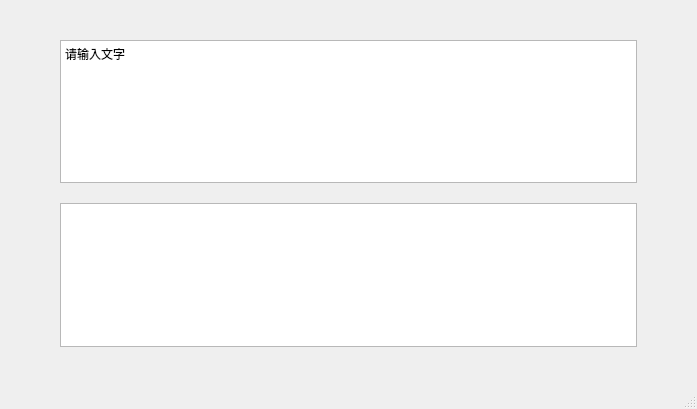
<?xml version="1.0" encoding="UTF-8"?>
<ui version="4.0">
 <class>MainWindow</class>
 <widget class="QMainWindow" name="MainWindow">
  <property name="geometry">
   <rect>
    <x>0</x>
    <y>0</y>
    <width>697</width>
    <height>409</height>
   </rect>
  </property>
  <property name="windowTitle">
   <string>MainWindow</string>
  </property>
  <widget class="QWidget" name="centralwidget">
   <property name="sizePolicy">
    <sizepolicy hsizetype="Expanding" vsizetype="Expanding">
     <horstretch>0</horstretch>
     <verstretch>0</verstretch>
    </sizepolicy>
   </property>
   <layout class="QVBoxLayout" name="verticalLayout_2">
    <property name="spacing">
     <number>20</number>
    </property>
    <property name="leftMargin">
     <number>60</number>
    </property>
    <property name="topMargin">
     <number>40</number>
    </property>
    <property name="rightMargin">
     <number>60</number>
    </property>
    <property name="bottomMargin">
     <number>40</number>
    </property>
    <item>
     <layout class="QVBoxLayout" name="verticalLayout">
      <item>
       <widget class="QTextEdit" name="inputTextEdit">
        <property name="sizePolicy">
         <sizepolicy hsizetype="Preferred" vsizetype="Preferred">
          <horstretch>0</horstretch>
          <verstretch>0</verstretch>
         </sizepolicy>
        </property>
        <property name="html">
         <string>&lt;!DOCTYPE HTML PUBLIC &quot;-//W3C//DTD HTML 4.0//EN&quot; &quot;http://www.w3.org/TR/REC-html40/strict.dtd&quot;&gt;
&lt;html&gt;&lt;head&gt;&lt;meta name=&quot;qrichtext&quot; content=&quot;1&quot; /&gt;&lt;meta charset=&quot;utf-8&quot; /&gt;&lt;style type=&quot;text/css&quot;&gt;
p, li { white-space: pre-wrap; }
hr { height: 1px; border-width: 0; }
li.unchecked::marker { content: &quot;\2610&quot;; }
li.checked::marker { content: &quot;\2612&quot;; }
&lt;/style&gt;&lt;/head&gt;&lt;body style=&quot; font-family:'Microsoft YaHei UI'; font-size:9pt; font-weight:400; font-style:normal;&quot;&gt;
&lt;p style=&quot; margin-top:0px; margin-bottom:0px; margin-left:0px; margin-right:0px; -qt-block-indent:0; text-indent:0px;&quot;&gt;请输入文字&lt;/p&gt;&lt;/body&gt;&lt;/html&gt;</string>
        </property>
       </widget>
      </item>
      <item>
       <spacer name="verticalSpacer">
        <property name="orientation">
         <enum>Qt::Orientation::Vertical</enum>
        </property>
        <property name="sizeHint" stdset="0">
         <size>
          <width>20</width>
          <height>40</height>
         </size>
        </property>
       </spacer>
      </item>
      <item>
       <widget class="QTextEdit" name="outputTextEdit">
        <property name="sizePolicy">
         <sizepolicy hsizetype="Preferred" vsizetype="Preferred">
          <horstretch>0</horstretch>
          <verstretch>0</verstretch>
         </sizepolicy>
        </property>
        <property name="readOnly">
         <bool>true</bool>
        </property>
       </widget>
      </item>
     </layout>
    </item>
   </layout>
  </widget>
  <widget class="QMenuBar" name="menubar">
   <property name="geometry">
    <rect>
     <x>0</x>
     <y>0</y>
     <width>697</width>
     <height>33</height>
    </rect>
   </property>
  </widget>
  <widget class="QStatusBar" name="statusbar"/>
 </widget>
 <resources/>
 <connections/>
</ui>
